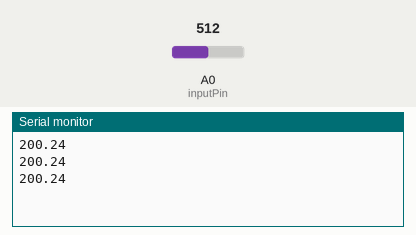
Bench run of a sketch on a simulated Arduino Uno, built with avr-gcc and run on an emulated ATmega328P. On the bench: the last lines printed to the serial monitor. Inputs (shaded band) come from the test bench; at power-on: A0 (inputPin) = 512.

Above: at 1.3 s.
1.4 s: A0 (inputPin) set to 716
At 1.9 s:
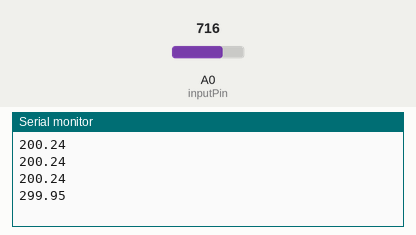
2.9 s: A0 (inputPin) set to 900
At 3.4 s:
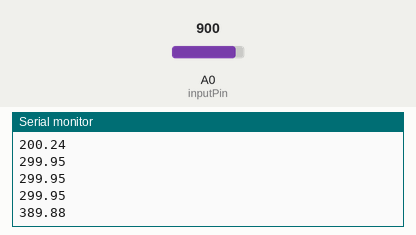
Timing chart, 0 to 5.9 s (numbered marks = the images above; inputs shaded):
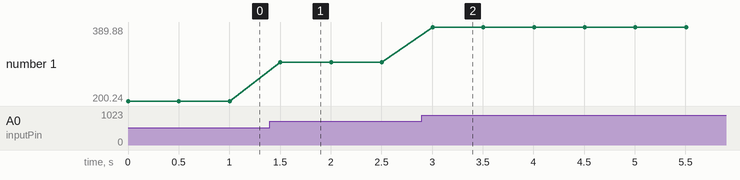

Measured:
- after the input at 1.4 s, the serial monitor: prints a new line after 0.10 s (image 1)
- after the input at 2.9 s, the serial monitor: prints a new line after 0.10 s (image 2)
- plotted number 1: 200.24 → 299.95 after the input at 1.4 s, 299.95 → 389.88 after the input at 2.9 s

The sketch:

ch_12_tmp36.ino
```cpp
const int inputPin = A0;

const float sensitivity = 0.01; // V/deg C
const float offset = -50.0;       // deg C

void setup()
{
  pinMode(inputPin, INPUT);
  Serial.begin(9600);
}

void loop()
{
  int reading = analogRead(inputPin);
  float volts = reading / 204.6;
  float degC = (volts / sensitivity) + offset;
  // float degF = degC * 9.0 / 5.0 + 32.0;
  Serial.println(degC);
  delay(500);
}
```
